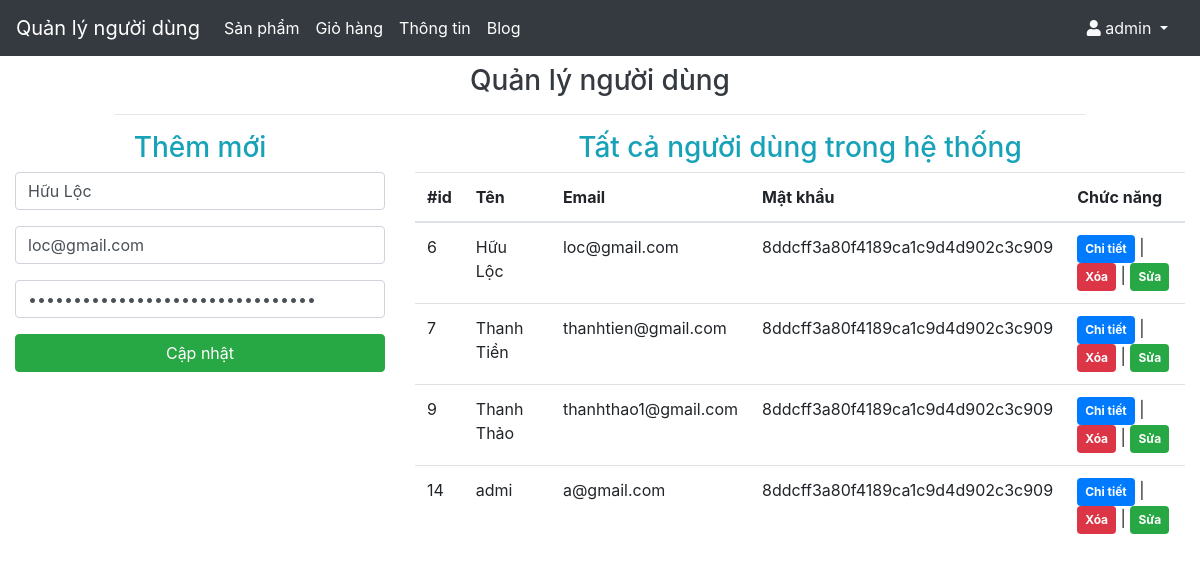
/admin/index.php?edit=6 (signed in), run on the app's committed database.
### tables this page shows
CREATE TABLE `users` (
  `id` int(11) NOT NULL,
  `username` varchar(255) NOT NULL,
  `email` varchar(255) NOT NULL,
  `password` varchar(255) NOT NULL
);

### admin/action.php (called while the page is built, shortened)
<?php
	include 'config.php';
	mysqli_set_charset($conn,'utf8mb4');
	if(isset($_GET['edit'])){
		$id=$_GET['edit'];
		$query="SELECT * FROM users WHERE id=?";
		$stmt=$conn->prepare($query);
		$stmt->bind_param("i",$id);
		$stmt->execute();
		$result=$stmt->get_result();
		$row=$result->fetch_assoc();
		$name=$row['username'];
		$email=$row['email'];
		$password=$row['password'];
		$update=true;
	}
?>

### admin/index.php (the view, shortened to what this page needs)
<?php
  include 'action.php';
?>
<!DOCTYPE html>
<html lang="en">
<head>
  <link rel="stylesheet" href="https://maxcdn.bootstrapcdn.com/bootstrap/4.1.3/css/bootstrap.min.css">
  <link rel="stylesheet" type="text/css" href="https://cdn.datatables.net/v/bs4/dt-1.10.18/datatables.min.css" />
  <link
      rel="stylesheet"
      href="https://cdnjs.cloudflare.com/ajax/libs/font-awesome/5.13.0/css/all.min.css"
    />
</head>
<body>
  <nav class="navbar navbar-expand-md bg-dark navbar-dark">
    <a class="navbar-brand" href="#">Quản lý người dùng</a>
    <div class="collapse navbar-collapse" id="collapsibleNavbar">
      <ul class="navbar-nav">
        <li class="nav-item active">
          <a class="nav-link" href="product.php">Sản phẩm</a>
        </li>
        <li class="nav-item active">
        <a class="nav-link" href="cart.php">Giỏ hàng</a>
        </li>
        <li class="nav-item active">
          <a class="nav-link" href="about.php">Thông tin</a>
        </li>
        <li class="nav-item active">
          <a class="nav-link" href="blog.php">Blog</a>
        </li>
      </ul>
    </div>
    <div class="font-roboto font-size-14">
            <a href="#" class="px-3 text-light dropdown-toggle" id="userDropdown" data-toggle="dropdown" aria-haspopup="true" aria-expanded="false">
              <i class="fas fa-user"></i> <?php echo $_SESSION['adminname']; ?>
            </a>
          </div>
  </nav>
  <div class="container-fluid">
    <div class="row justify-content-center">
      <div class="col-md-10">
        <h3 class="text-center text-dark mt-2">Quản lý người dùng</h3>
        <hr>
      </div>
    </div>
    <div class="row">
      <div class="col-md-4">
        <h3 class="text-center text-info">Thêm mới</h3>
        <form action="action.php" method="post" enctype="multipart/form-data">
          <div class="form-group">
            <input type="text" name="name" value="<?= $name; ?>" class="form-control" placeholder="Tên người dùng" required>
          </div>
          <div class="form-group">
            <input type="email" name="email" value="<?= $email; ?>" class="form-control" placeholder="Nhập địa chỉ mail" required>
          </div>
          <div class="form-group">
            <input type="password" name="password" value="<?= $password; ?>" class="form-control" placeholder="Mật khẩu người dùng" required>
          </div>
          <div class="form-group">
            <?php if ($update == true) { ?>
            <input type="submit" name="update" class="btn btn-success btn-block" value="Cập nhật">
            <?php } else { ?>
            <input type="submit" name="add" class="btn btn-primary btn-block" value="Thêm">
            <?php } ?>
          </div>
        </form>
      </div>
      <div class="col-md-8">
        <?php
          $query = 'SELECT * FROM users';
          $stmt = $conn->prepare($query);
          $stmt->execute();
          $result = $stmt->get_result();
        ?>
        <h3 class="text-center text-info">Tất cả người dùng trong hệ thống</h3>
        <table class="table table-hover" id="data-table">
          <thead>
            <tr>
              <th>#id</th>
              <th>Tên</th>
              <th>Email</th>
              <th>Mật khẩu</th>
              <th>Chức năng</th>
            </tr>
          </thead>
          <tbody>
            <?php while ($row = $result->fetch_assoc()) { ?>
            <tr>
              <td><?= $row['id']; ?></td>
              <td><?= $row['username']; ?></td>
              <td><?= $row['email']; ?></td>
              <td><?= $row['password']; ?></td>
              <td>
                <a href="details.php?details=<?= $row['id']; ?>" class="badge badge-primary p-2">Chi tiết</a> |
                <a href="action.php?delete=<?= $row['id']; ?>" class="badge badge-danger p-2" onclick="return confirm('Bạn có muốn xóa người dùng này ?');">Xóa</a> |
                <a href="index.php?edit=<?= $row['id']; ?>" class="badge badge-success p-2">Sửa</a>
              </td>
            </tr>
            <?php } ?>
          </tbody>
        </table>
      </div>
    </div>
  </div>
</body>
</html>

### data on the page
users: name "Hữu Lộc", email "loc@gmail.com", id "6", username "Hữu Lộc", password "8ddcff3a80f4189ca1c9d4d902c3c909"
users: id "7", username "Thanh Tiền", email "thanhtien@gmail.com", password "8ddcff3a80f4189ca1c9d4d902c3c909"
users: id "9", username "Thanh Thảo", email "thanhthao1@gmail.com", password "8ddcff3a80f4189ca1c9d4d902c3c909"
users: id "14", username "admi", email "a@gmail.com", password "8ddcff3a80f4189ca1c9d4d902c3c909"

### other printed values
$_SESSION['adminname'] "admin"
